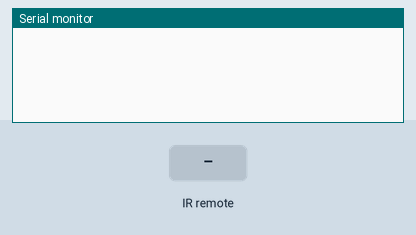
Recording of a sketch running on a simulated Arduino Mega 2560, built with avr-gcc and run on an emulated ATmega2560. Shown: the last lines printed to the serial monitor. The test bench sets the inputs (shaded band).

Above: at 1.2 s.
1.3 s: infrared code 0xFFD514 received
At 1.8 s:
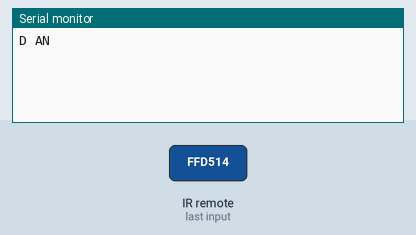
2.8 s: infrared code 0xFFD511 received
At 4.0 s:
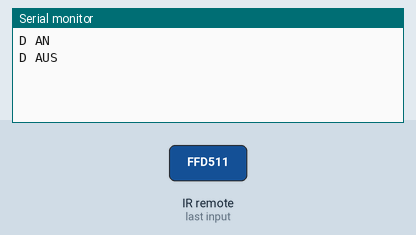
4.3 s: infrared code 0xFFD544 received
At 5.3 s:
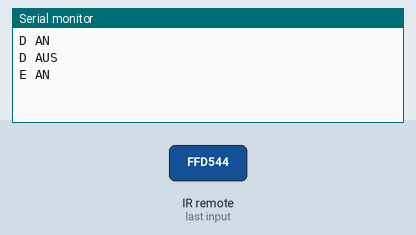
5.8 s: infrared code 0xFFD541 received
At 6.4 s:
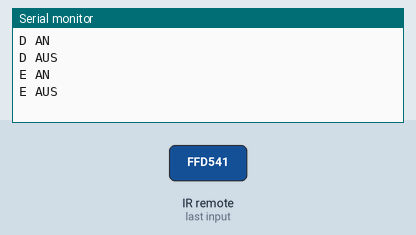

Measured:
- after the input at 1.3 s, the serial monitor: prints a new line at once (image 1)
- after the input at 2.8 s, the serial monitor: prints a new line at once (image 2)
- after the input at 4.3 s, the serial monitor: prints a new line at once (image 3)
- after the input at 5.8 s, the serial monitor: prints a new line at once (image 4)

The sketch:

Nachttisch_Arduino.ino
```cpp
/**
 * PIN 2    RCSwitch Receiver (Interrupt 0)
 * PIN 3    RCSwitch Transmitter
 */
#define SWITCH_IN  0 // Interrupt
#define SWITCH_OUT 13

// Library für 433 MHz Funk
#include <RCSwitch.h>


RCSwitch mySwitch = RCSwitch();

void setup() {
  Serial3.begin(9600);  // Raspberry Pi
  Serial2.begin(9600);  // Colorduino
  Serial.begin(9600);   // Debugging

  mySwitch.enableReceive(SWITCH_IN);
  mySwitch.enableTransmit(SWITCH_OUT);
}


void loop() {
  radioReceive();
  receiveSerial();
}
```

colorduinoEvents.ino
```cpp

```

radioActions.ino
```cpp
// Codes für                  -- A --         -- B --         -- C --
char switchCodes[2][3][13] = { { "111110FFFF0F", "11111F0FFF0F", "11111FF0FF0F" }, // AN
                               { "111110FFFFF0", "11111F0FFFF0", "11111FF0FFF0" }  // AUS
                             };


/**
 * Empfängt Daten vom 433 MHz Modul
 */
void radioReceive() {
  if (mySwitch.available()) {                    // Wenn Daten Empfangen wurden
    switch (mySwitch.getReceivedValue()) {
      case 16766228: D_ON();  break;
      case 16766225: D_OFF(); break;
      case 16766276: E_ON();  break;
      case 16766273: E_OFF(); break;
    }
    mySwitch.resetAvailable();
  }
}


/**
 * Sendet Daten vom 433 MHz Modul
 */
void radioSend(char device, char state) {
  mySwitch.sendTriState( switchCodes[state][device-1] );
}


/**
 * Sendet Daten vom 433 MHz Modul
 */
void radioSendAll(char state) {
  mySwitch.sendTriState( switchCodes[state][0] );
  mySwitch.sendTriState( switchCodes[state][1] );
  mySwitch.sendTriState( switchCodes[state][2] );
}
```

remoteControlEvents.ino
```cpp
/**
 * D AN wurde gedrückt
 */
void D_ON() {
  Serial.println("D AN");
  char array[5] = { 0x21, 0xFF, 0xFF, 0xFF, 0xFF };
  sendColorduino(array, 5);
}

/**
 * D AUS wurde gedrückt
 */
void D_OFF() {
  Serial.println("D AUS");
  char array[4] = { 0x21, 0, 0, 0 };
  sendColorduino(array, 4);
}

/**
 * E AN wurde gedrückt
 */
void E_ON() {
  Serial.println("E AN");
  char array[2] = { 0x22, 50 };
  sendColorduino(array, 2);
}

/**
 * E AUS wurde gedrückt
 */
void E_OFF() {
  Serial.println("E AUS");
  char array[6] = { 0x24, 0xFF, 0xFF, 0xFF, 0x03, 50 };
  sendColorduino(array, 6);
}
```

serialCommunication.ino
```cpp
/**
 * Spezielle Bytes
 */
#define MESSAGE_START  0x7F
#define MESSAGE_END    0x7E
#define MESSAGE_ESCAPE 0x7D
#define MESSAGE_XOR    0x20
#define MESSAGE_ACK    0xFF


/**
 * Finite-State-Machine Initialisierung
 */
#define STATE_WAIT_START 0  // Warten auf Start-Byte
#define STATE_RECEIVE    1  // Byte empfangen
#define STATE_XOR        2  // Byte nach Escape Byte empfangen
#define EVENT_START      0  // Start  Byte Empfangen
#define EVENT_END        1  // End    Byte Empfangen
#define EVENT_ESCAPE     2  // Escape Byte Empfangen
#define EVENT_OTHER      3  //        Byte Empfangen

byte currentState = STATE_WAIT_START; // Auf Start-Byte warten
char buffer[10];       // Maximale Länge der Nachrichten exkl. Start/End-Bytes
char bufferLength = 0; // Länge der Nachricht

typedef void (*action)(char c);


/**
 * State-Event-Matrix
 */
typedef struct {
  byte nextState;
  action actionToDo; // function-pointer to the action that shall be released in current state
} stateElement;      // structure for the elements in the state-event matrix

stateElement stateMatrix[3][4] = {
   { {STATE_RECEIVE, taskClear}, {STATE_WAIT_START, taskIdle},  {STATE_WAIT_START, taskIdle}, {STATE_WAIT_START, taskIdle} },
   { {STATE_RECEIVE, taskIdle},    {STATE_WAIT_START, taskReady}, {STATE_XOR, taskIdle},        {STATE_RECEIVE, taskAdd} },
   { {STATE_RECEIVE, taskAddXor},  {STATE_RECEIVE, taskAddXor},   {STATE_RECEIVE, taskAddXor},  {STATE_RECEIVE, taskAddXor} }
};


/**
 * Aktuellen Task ausführen und nächsten Zustand holen
 */
void stateNext(byte e, char c) {
    //determine the State-Matrix-Element in dependany of current state and triggered event
    stateElement stateEvaluation = stateMatrix[currentState][e];

    // get next state
    currentState = stateEvaluation.nextState;

    // run task
    (*stateEvaluation.actionToDo)(c);
}


/**
 * Serielle Daten empfangen
 */
void receiveSerial() {
  char c, e;

  while (Serial3.available()) {
    c = Serial3.read();
    Serial2.print(c);


    switch (c) {
      case MESSAGE_START:  e = EVENT_START;  break;
      case MESSAGE_END:    e = EVENT_END;    break;
      case MESSAGE_ESCAPE: e = EVENT_ESCAPE; break;
      default:             e = EVENT_OTHER;
    }

    stateNext(e, c);
  }
}


/**
 * State-Event-Matrix-Tasks
 */

// Nichts tun
void taskIdle(char c) {}

// Zurücksetzen des Buffers
void taskClear(char c) {
  bufferLength = 0;
}

// Alle Bytes empfangen
void taskReady(char c) {
  evalCommand();
}

// Byte zu Buffer hinzufügen
void taskAdd(char c) {
  buffer[bufferLength++] = c;
}

// Byte mit XOR zu Buffer hinzufügen
void taskAddXor(char c) {
  buffer[bufferLength++] = c ^ MESSAGE_XOR;
}


/**
 * Befehl ausführen
 */
void evalCommand() {
    switch (buffer[0]) {
      case 0x00: ; break; // Get Light Sensor Value
      case 0x01: ; break; // Get Temperature Sensor Value
      case 0x02: ; break; // Get Humidity Sensor Value

      case 0x10: radioSend(1, 0); break; // Switch A Off
      case 0x11: radioSend(1, 1); break; // Switch A On
      case 0x12: radioSend(2, 0); break; // Switch B Off
      case 0x13: radioSend(2, 1); break; // Switch B On
      case 0x14: radioSend(3, 0); break; // Switch C Off
      case 0x15: radioSend(3, 1); break; // Switch C On
      case 0x16: radioSendAll(0); break; // Switch All Off
      case 0x17: radioSendAll(1); break; // Switch All On
    }
}


/**
 * Befehl weiterleiten an LED-Matrix
 */
void sendColorduino(char bytes[], char num) {
  Serial2.write(MESSAGE_START);

  for (char i = 0; i < num; i++) {
    if (bytes[i] == MESSAGE_START || bytes[i] == MESSAGE_END || bytes[i] == MESSAGE_ESCAPE) {
      Serial2.write(MESSAGE_ESCAPE);
      Serial2.write(MESSAGE_XOR ^ bytes[i]);
    } else {
      Serial2.write(bytes[i]);
    }
  }

  Serial2.write(MESSAGE_END);
}
```
